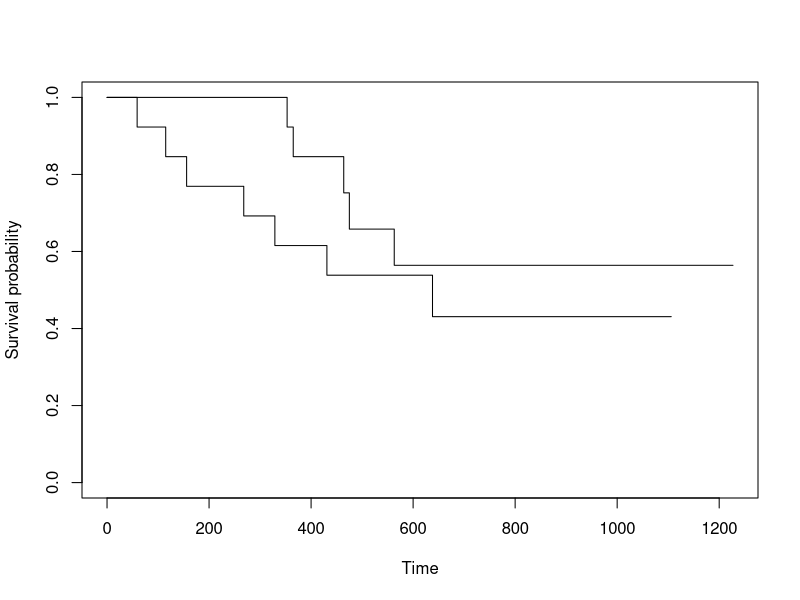
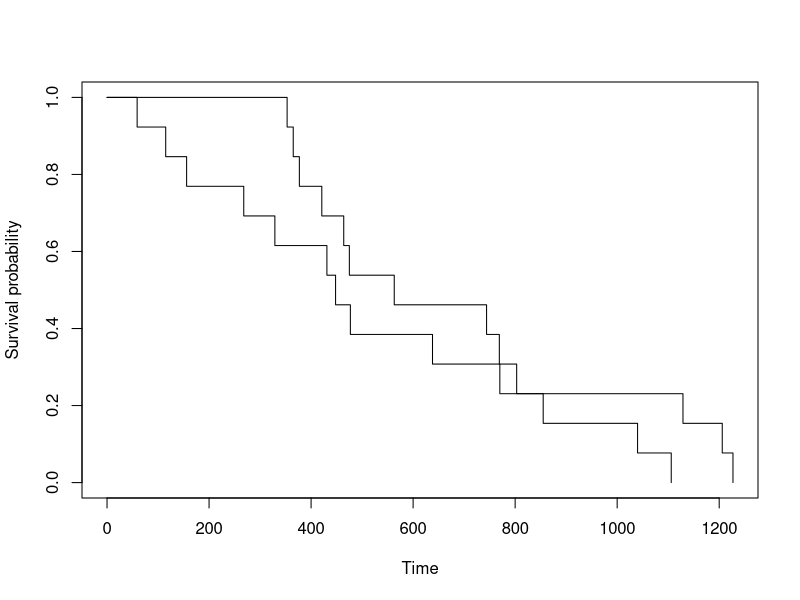

The R script that drew these images, in order: (Note: this script raises an error after producing the figures.)
## ---- chunk 1
#| label: learning-overview
learning_overview <- data.frame(
  section = "Biostatistics",
  category = "Time-to-Event Analysis",
  topic = "Survival Analysis"
)
learning_overview
## ---- chunk 2
knitr::opts_chunk$set(echo = TRUE)
## ---- chunk 3
library(survival)
survdiff(Surv(futime, fustat) ~ rx, data=ovarian)
plot(survfit(Surv(futime, fustat) ~ rx, data = ovarian),
     xlab = "Time",
     ylab = "Survival probability")
## ---- chunk 4
ovarian2=ovarian
ovarian2$fustat=1

survdiff(Surv(futime, fustat) ~ rx, data=ovarian2)
plot(survfit(Surv(futime, fustat) ~ rx, data = ovarian2),
     xlab = "Time",
     ylab = "Survival probability")
## ---- chunk 5
fit=survfit(Surv(futime, fustat)~rx, data=ovarian) 

res.sum <- surv_summary(fit)
head(res.sum)
## ---- chunk 6
plot(survfit(Surv(ceiling(futime/180), fustat)~rx, data=ovarian),col=c('blue','red'),main='Month',mark.time=F)

## ---- chunk 7
# survival time distribution
hist(ovarian[ovarian$fustat==1,]$futime, prob = TRUE)
lines(density(ovarian[ovarian$fustat==1,]$futime), col = 4, lwd = 2)
# censoring time
# hist(ovarian[ovarian$fustat==0,]$futime, prob = TRUE)
lines(density(ovarian[ovarian$fustat==0,]$futime), col = 4, lwd = 2)
## ---- chunk 8
library("survival")
res.cox <- coxph(Surv(time, status) ~ age + sex + wt.loss, data =  lung)
res.cox

test.ph <- cox.zph(res.cox)
test.ph

ggcoxzph(test.ph)

# A violations of proportional hazards assumption can be resolved by:
# 
# Adding covariate*time interaction
# Stratification
## ---- chunk 9
# the deviance residuals or the dfbeta values
ggcoxdiagnostics(res.cox, type = "dfbeta",
                 linear.predictions = FALSE, ggtheme = theme_bw())

ggcoxdiagnostics(res.cox, type = "deviance",
                 linear.predictions = FALSE, ggtheme = theme_bw())
## ---- chunk 10
# Plot the baseline survival function
ggsurvplot(survfit(res.cox,data=lung), color = "#2E9FDF",
           ggtheme = theme_minimal())
## ---- chunk 11
# Create the new data  
sex_df <- with(lung,
               data.frame(sex = c(1, 2), 
                          age = rep(mean(age, na.rm = TRUE), 2),
                          wt.loss = rep(mean(wt.loss, na.rm = TRUE), 2)
                          )
               )
sex_df

# Survival curves by group
fit2 <- survfit(res.cox, newdata = sex_df)
ggsurvplot(fit2, data=lung, conf.int = TRUE, legend.labs=c("Sex=1", "Sex=2"),
           ggtheme = theme_minimal() )
